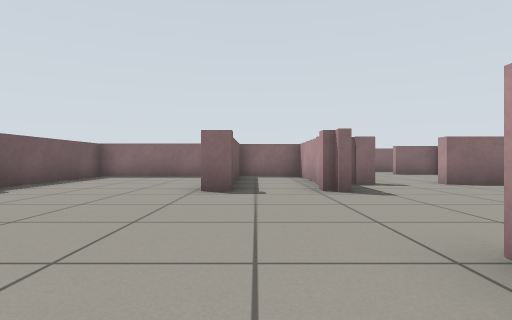
[1] (above)

16 first-person views from a walk through a Gazebo world. The camera is 0.51 m above the floor, looks level and sees 80° across. The floor is counted in squares, 1 m on a side. Each view is taken from the middle of a square. On the plan, view 1 faces up. The plan holds only what a view shows up to about 9 squares ahead; the rest is blank.

[2]
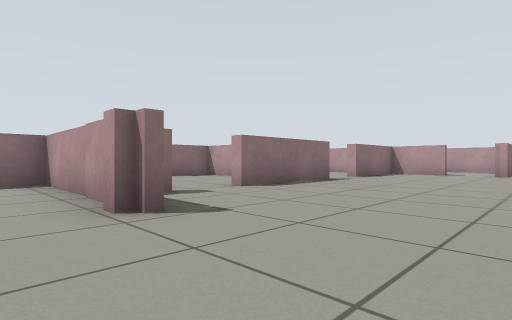

[3]
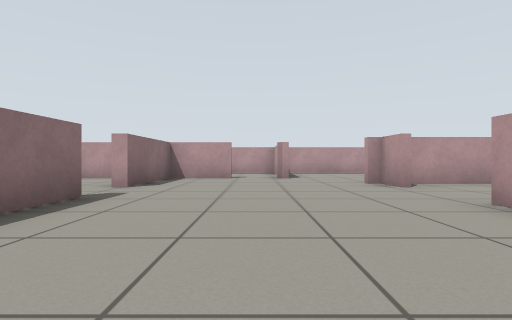

[4]
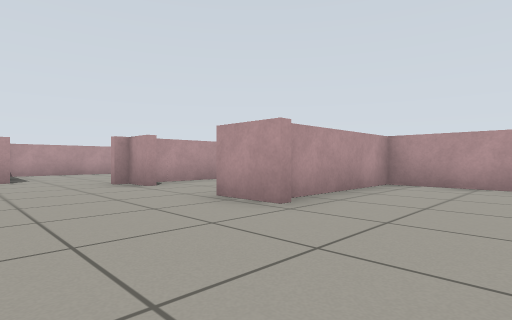

[5]
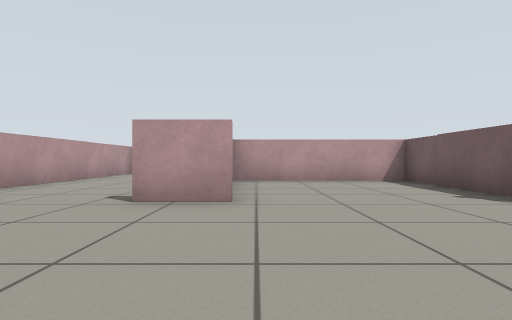

[6]
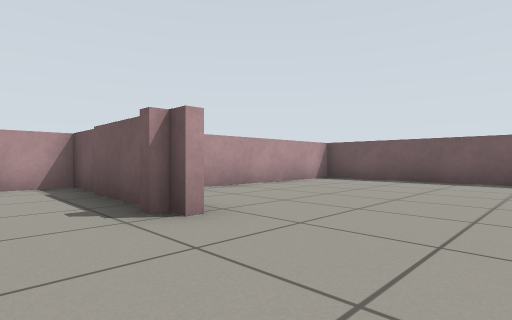

[7]
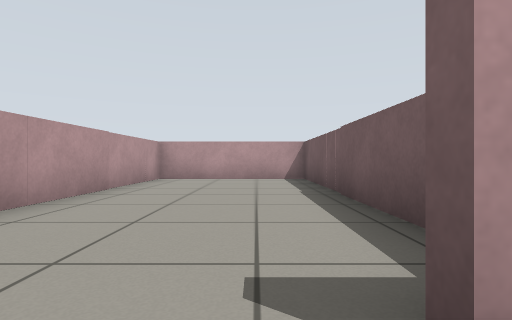

[8]
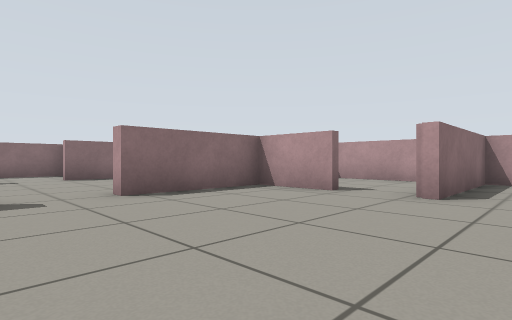

[9]
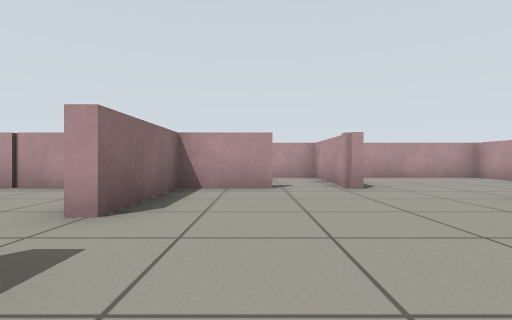

[10]
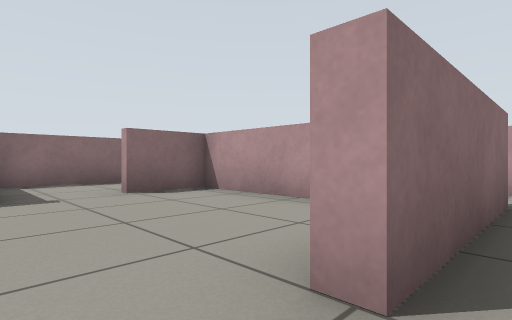

[11]
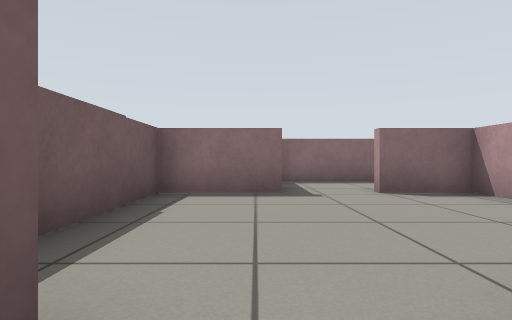

[12]
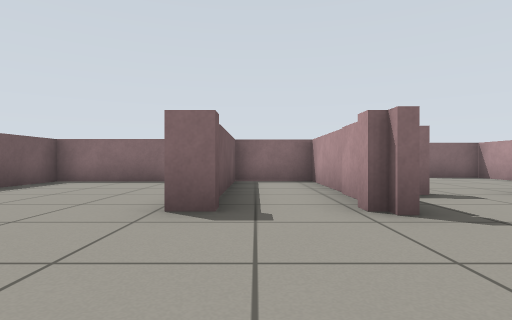

[13]
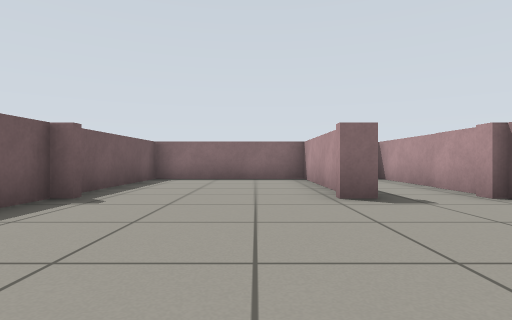

[14]
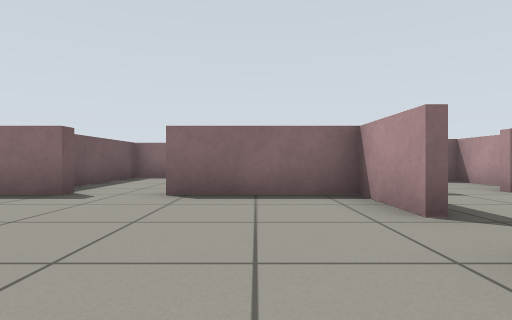

[15]
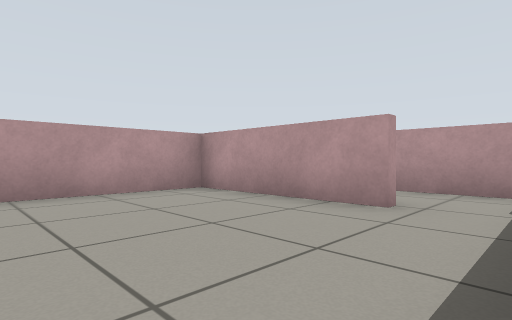

[16]
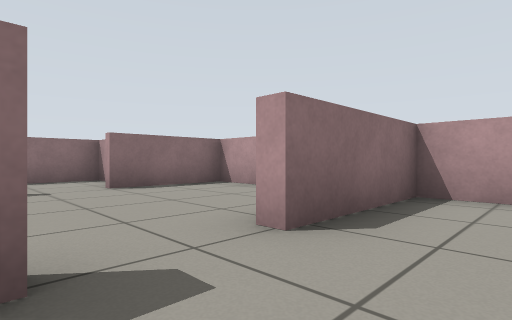

### Floor plan
Ten units are one square. View 1 is at (0, 0); x grows to the right and y downward. Boxes are objects, and circles mark ways between rooms. Rooms are numbered by the first view taken in them; rooms with no view inside come last. Other rooms are left out.
<svg viewBox="-52 -136 204 203">
<path fill="none" stroke="#000" d="M15 -9 15 24 55 24 55 -9M52 -13 65 -13M57 2 57 62 96 62 96 -8M13 -55 13 -92 -5 -92 -5 -50 -10 -50M26 -64 20 -64M-7 -60 -7 -92 -47 -92 -47 -55M86 -13 96 -13M72 -64 40 -64M-47 -50 -47 8 -4 8M115 -33 125 -33M115 -46 115 -64 86 -64M115 -80 115 -107 90 -107M65 -107 65 -78M96 -131 79 -131M112 13 147 13 147 -31 115 -31 115 -33M104 32 120 32M35 -107 15 -107 15 -80M64 -82 64 -107 49 -107M147 -79 147 -92M125 -33 147 -33 147 -65"/>
<circle cx="80" cy="-60" r="3" fill="#2a7"/>
<circle cx="110" cy="-25" r="3" fill="#2a7"/>
<circle cx="35" cy="-70" r="3" fill="#2a7"/>
<circle cx="120" cy="-40" r="3" fill="#2a7"/>
<text x="30" y="-20">1</text>
<text x="90" y="-90">2</text>
<text x="120" y="-10">3</text>
<text x="40" y="-90">4</text>
<text x="130" y="-60">5</text>
</svg>
Room 1 opens to room 2. Room 1 opens to room 3. Room 1 opens to room 4. Room 1 opens to room 5.

Where each view was taken, in squares from view 1:
view 1: 0 up, 0 right, facing up
view 2: 2 up, 0 right, facing up-right
view 3: 4 up, 3 right, facing right
view 4: 4 up, 3 right, facing down-right
view 5: 5 up, 5 right, facing down
view 6: 4 up, 3 right, facing down-left
view 7: 2 up, 7 right, facing down
view 8: 2 up, 7 right, facing up-right
view 9: 5 up, 6 right, facing right
view 10: 6 up, 3 right, facing up-right
view 11: 6 up, 3 right, facing up
view 12: 2 up, 0 right, facing up
view 13: 1 up, 2 left, facing up
view 14: 2 up, 10 right, facing up
view 15: 2 up, 10 right, facing down-right
view 16: 5 up, 7 right, facing up-right
